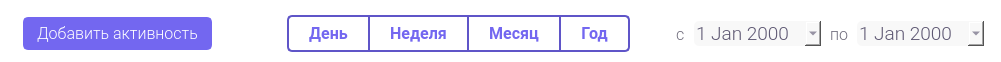
   <widget class="QWidget" name="mainwindow_w_widget_navigation" native="true">
    <property name="geometry">
     <rect>
      <x>259</x>
      <y>13</y>
      <width>1001</width>
      <height>62</height>
     </rect>
    </property>
    <property name="styleSheet">
     <string notr="true">QWidget { 
background-color: #FFFFFF;
border-radius: 5px;
}</string>
    </property>
    <widget class="QWidget" name="layoutWidget">
     <property name="geometry">
      <rect>
       <x>23</x>
       <y>15</y>
       <width>961</width>
       <height>38</height>
      </rect>
     </property>
     <layout class="QHBoxLayout" name="mainwindow_w_horizontalLayout_navigation" stretch="0,0,0,0,0,0,0,0,0,0,0">
      <property name="spacing">
       <number>0</number>
      </property>
      <item>
       <widget class="QPushButton" name="mainwindow_w_btn_nav_add_act">
        <property name="font">
         <font>
          <family>Roboto Light</family>
          <pointsize>12</pointsize>
         </font>
        </property>
        <property name="styleSheet">
         <string notr="true">QPushButton {
	background-color: rgb(115, 103, 240);
	color: rgb(255, 255, 255);
	border: 2px solid rgb(115, 103, 240);
	border-radius: 5px;
	padding-left: 12px;
	padding-right: 12px;
	padding-top: 5px;
	padding-bottom: 5px;
}
QPushButton:hover {
	background-color: rgba(0, 0, 0, 0);
	color: rgb(94, 88, 115);
	border: 2px solid rgb(115, 103, 240);
}</string>
        </property>
        <property name="text">
         <string>Добавить активность</string>
        </property>
        <property name="iconSize">
         <size>
          <width>40</width>
          <height>27</height>
         </size>
        </property>
       </widget>
      </item>
      <item>
       <spacer name="mainwindow_w_horizontalSpacer_navigation">
        <property name="orientation">
         <enum>Qt::Horizontal</enum>
        </property>
        <property name="sizeType">
         <enum>QSizePolicy::Expanding</enum>
        </property>
        <property name="sizeHint" stdset="0">
         <size>
          <width>40</width>
          <height>20</height>
         </size>
        </property>
       </spacer>
      </item>
      <item>
       <widget class="QPushButton" name="mainwindow_w_btn_daily">
        <property name="maximumSize">
         <size>
          <width>102</width>
          <height>37</height>
         </size>
        </property>
        <property name="font">
         <font>
          <family>Roboto</family>
          <pointsize>12</pointsize>
          <weight>75</weight>
          <italic>false</italic>
          <bold>true</bold>
         </font>
        </property>
        <property name="styleSheet">
         <string notr="true">QPushButton {
	color: #7367F0;
	border: 2px solid rgb(95, 85, 200);
	border-right: 0px;
	border-top-left-radius: 5px;
	border-top-right-radius: 0px;
	border-bottom-right-radius: 0px;
	border-bottom-left-radius: 5px;
	padding-left: 20px;
	padding-right: 20px;
}
QPushButton:hover {
	background-color: rgba(104, 93, 216, 0.2); 
	color: #7367F0;
	border: 2px solid rgb(121, 109, 255);
	border-top-left-radius: 5px;
	border-top-right-radius: 0px;
	border-bottom-right-radius: 0px;
	border-bottom-left-radius: 5px;
}</string>
        </property>
        <property name="text">
         <string>День</string>
        </property>
       </widget>
      </item>
      <item>
       <widget class="QPushButton" name="mainwindow_w_btn_weekly">
        <property name="maximumSize">
         <size>
          <width>102</width>
          <height>37</height>
         </size>
        </property>
        <property name="font">
         <font>
          <family>Roboto</family>
          <pointsize>12</pointsize>
          <weight>75</weight>
          <italic>false</italic>
          <bold>true</bold>
         </font>
        </property>
        <property name="styleSheet">
         <string notr="true">QPushButton {
	color: #7367F0;
	border: 2px solid rgb(95, 85, 200);
	border-right: 0px;
	border-radius: 0;
	padding-left: 20px;
	padding-right: 20px;
}
QPushButton:hover {
	background-color: rgba(104, 93, 216, 0.2); 
	color: #7367F0;
	border: 2px solid rgb(121, 109, 255);
	border-radius: 0;
}</string>
        </property>
        <property name="text">
         <string>Неделя</string>
        </property>
       </widget>
      </item>
      <item>
       <widget class="QPushButton" name="mainwindow_w_btn_monthly">
        <property name="maximumSize">
         <size>
          <width>102</width>
          <height>37</height>
         </size>
        </property>
        <property name="font">
         <font>
          <family>Roboto</family>
          <pointsize>12</pointsize>
          <weight>75</weight>
          <italic>false</italic>
          <bold>true</bold>
         </font>
        </property>
        <property name="styleSheet">
         <string notr="true">QPushButton {
	color: #7367F0;
	border: 2px solid rgb(95, 85, 200);
	border-right: 0px;
	border-radius: 0;
	padding-left: 20px;
	padding-right: 20px;
}
QPushButton:hover {
	background-color: rgba(104, 93, 216, 0.2); 
	color: #7367F0;
	border: 2px solid rgb(121, 109, 255);
	border-radius: 0;
}</string>
        </property>
        <property name="text">
         <string>Месяц</string>
        </property>
       </widget>
      </item>
      <item>
       <widget class="QPushButton" name="mainwindow_w_btn_annually">
        <property name="maximumSize">
         <size>
          <width>102</width>
          <height>37</height>
         </size>
        </property>
        <property name="font">
         <font>
          <family>Roboto</family>
          <pointsize>12</pointsize>
          <weight>75</weight>
          <italic>false</italic>
          <bold>true</bold>
         </font>
        </property>
        <property name="styleSheet">
         <string notr="true">QPushButton {
	color: #7367F0;
	border: 2px solid rgb(95, 85, 200);
	border-top-left-radius: 0px;
	border-top-right-radius: 5px;
	border-bottom-right-radius: 5px;
	border-bottom-left-radius: 0px;
	padding-left: 20px;
	padding-right: 20px;
}
QPushButton:hover {
	background-color: rgba(104, 93, 216, 0.2); 
	color: #7367F0;
	border: 2px solid rgb(121, 109, 255);
	border-top-left-radius: 0px;
	border-top-right-radius: 5px;
	border-bottom-right-radius: 5px;
	border-bottom-left-radius: 0px;
}</string>
        </property>
        <property name="text">
         <string>Год</string>
        </property>
       </widget>
      </item>
      <item>
       <widget class="QLabel" name="mainwindow_w_lbl_icon_clendar">
        <property name="maximumSize">
         <size>
          <width>60</width>
          <height>36</height>
         </size>
        </property>
        <property name="font">
         <font>
          <family>Roboto</family>
          <weight>75</weight>
          <italic>false</italic>
          <bold>true</bold>
         </font>
        </property>
        <property name="styleSheet">
         <string notr="true">margin-left: 30px;
color: #D0D2D6;
padding-top: 4px;
padding-bottom: 4px;</string>
        </property>
        <property name="text">
         <string/>
        </property>
        <property name="pixmap">
         <pixmap>img/icons/calendar.png</pixmap>
        </property>
        <property name="scaledContents">
         <bool>true</bool>
        </property>
       </widget>
      </item>
      <item>
       <widget class="QLabel" name="mainwindow_w_textlbl_s">
        <property name="font">
         <font>
          <family>Roboto Light</family>
          <pointsize>12</pointsize>
         </font>
        </property>
        <property name="styleSheet">
         <string notr="true">padding-left: 5px;
padding-right: 5px;
color: #6E6B7B;</string>
        </property>
        <property name="text">
         <string>c</string>
        </property>
       </widget>
      </item>
      <item>
       <widget class="QDateEdit" name="mainwindow_w_dateEdit_s">
        <property name="font">
         <font>
          <family>Roboto Light</family>
          <pointsize>14</pointsize>
          <weight>50</weight>
          <italic>false</italic>
          <bold>false</bold>
         </font>
        </property>
        <property name="styleSheet">
         <string notr="true">QDateEdit {
	background-color: rgb(248, 248, 248);
	border-radius: 5px;
	color: #5E5873;
}
QDateEdit:hover {
	background-color: rgb(230, 230, 230);
	color: #5E5873;
}</string>
        </property>
        <property name="calendarPopup">
         <bool>true</bool>
        </property>
       </widget>
      </item>
      <item>
       <widget class="QLabel" name="mainwindow_w_textlbl_po">
        <property name="font">
         <font>
          <family>Roboto Light</family>
          <pointsize>12</pointsize>
         </font>
        </property>
        <property name="styleSheet">
         <string notr="true">padding-left: 5px;
padding-right: 5px;
color: #6E6B7B;</string>
        </property>
        <property name="text">
         <string>по</string>
        </property>
       </widget>
      </item>
      <item>
       <widget class="QDateEdit" name="mainwindow_w_dateEdit_po">
        <property name="font">
         <font>
          <family>Roboto Light</family>
          <pointsize>14</pointsize>
         </font>
        </property>
        <property name="styleSheet">
         <string notr="true">/* QDateEdit {
	background-color: rgb(255, 255, 255);
	border-radius: 5px;
	color: #5E5873;
}
QDateEdit:hover {
	background-color: rgb(248, 248, 248); 
	color: #5E5873;
}
*/
QDateEdit {
	background-color: rgb(248, 248, 248);
	border-radius: 5px;
	color: #5E5873;
}
QDateEdit:hover {
	background-color: rgb(230, 230, 230);
	color: #5E5873;
}</string>
        </property>
        <property name="calendarPopup">
         <bool>true</bool>
        </property>
       </widget>
      </item>
     </layout>
    </widget>
   </widget>
